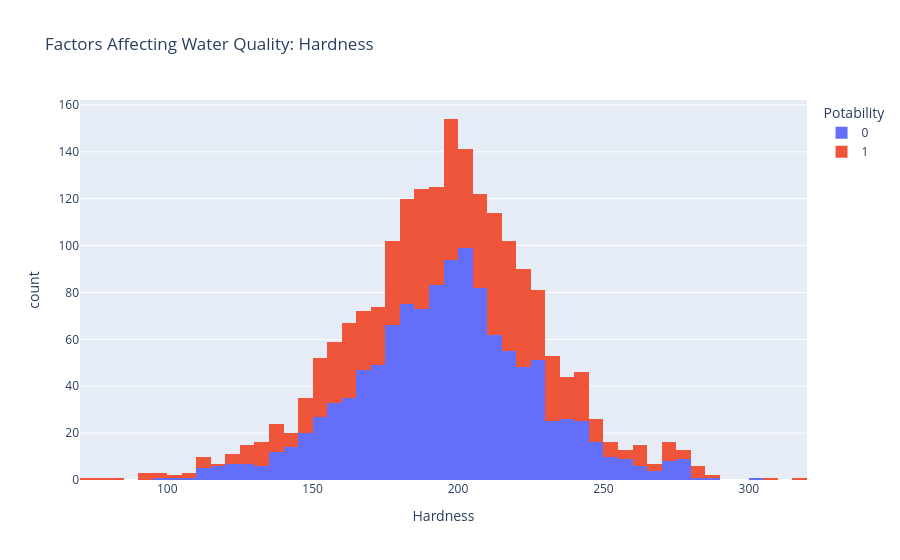

Notebook code for this chart:
### Code cell
import plotly.express as px
data = data
figure = px.histogram(
    data,
    x="Hardness",
    color="Potability",
    title="Factors Affecting Water Quality: Hardness"
)
figure.show()

### Figure 1 — Plotly figure (JSON) as saved in the notebook; plotly's stock layout.template omitted (floating-point values rounded to 4 significant figures; data arrays with more than 128 entries replaced by an {"elided": "..."} marker saying what was removed)
{"data": [{"bingroup": "x", "hovertemplate": "Potability=0<br>Hardness=%{x}<br>count=%{y}<extra></extra>", "legendgroup": "0", "marker": {"color": "#636efa", "pattern": {"shape": ""}}, "name": "0", "orientation": "v", "showlegend": true, "type": "histogram", "x": {"elided": "1200 float values"}, "xaxis": "x", "yaxis": "y"}, {"bingroup": "x", "hovertemplate": "Potability=1<br>Hardness=%{x}<br>count=%{y}<extra></extra>", "legendgroup": "1", "marker": {"color": "#EF553B", "pattern": {"shape": ""}}, "name": "1", "orientation": "v", "showlegend": true, "type": "histogram", "x": {"elided": "811 float values"}, "xaxis": "x", "yaxis": "y"}], "layout": {"barmode": "relative", "legend": {"title": {"text": "Potability"}, "tracegroupgap": 0}, "title": {"text": "Factors Affecting Water Quality: Hardness"}, "xaxis": {"anchor": "y", "domain": [0, 1], "title": {"text": "Hardness"}}, "yaxis": {"anchor": "x", "domain": [0, 1], "title": {"text": "count"}}}}
